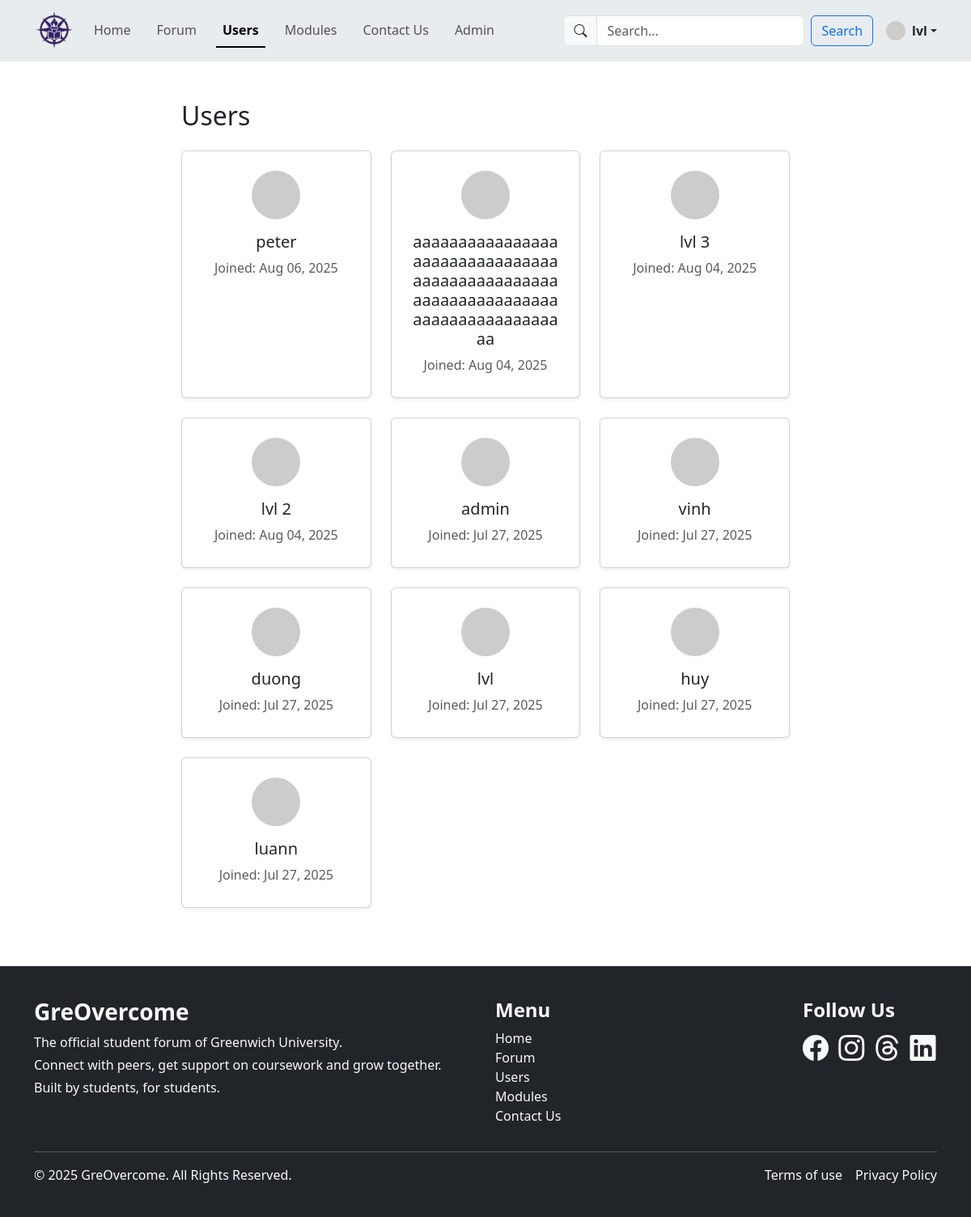
The page /coursework/user/users.php (signed in) on the database its author committed.
### tables this page shows
CREATE TABLE `user` (
  `id` int(11) NOT NULL,
  `name` varchar(255) NOT NULL,
  `email` varchar(255) NOT NULL,
  `password` varchar(255) NOT NULL,
  `created_at` datetime DEFAULT current_timestamp(),
  `bio` text DEFAULT NULL
);

### coursework/user/users.php (called while the page is built, shortened)
<?php
    include '../system/include/DatabaseConnection.php';
    include '../system/include/DatabaseFunction.php';
    try {
        $users = getAllUsers($pdo);
        include 'templates/public_users.html.php';
    } catch (PDOException $e) {
        $title = 'An error has occurred';
        $output = 'Database error: ' . $e ->getMessage();
    }
    include 'templates/public_layout.html.php';

### coursework/system/include/DatabaseFunction.php (called while the page is built, shortened)
<?php
    function query($pdo, $sql, $parameters = []) {
        $query = $pdo->prepare($sql);
        $query->execute($parameters);
        return $query;
    }
    function getAllUsers($pdo) {
        $query = "SELECT u.id, u.name, u.email, u.created_at, u.bio
                FROM user u
                ORDER BY u.created_at DESC";
        $allUsers = query($pdo, $query);
        return $allUsers->fetchAll();
    }

### coursework/user/templates/public_users.html.php (the view, shortened to what this page needs)
<div class="container pb-5">
  <h2 class="mb-4">Users</h2>
<div class="row row-cols-1 row-cols-sm-2 row-cols-md-3 row-cols-lg-3 g-4">
    <?php foreach ($users as $user): ?>
      <div class="col">
        <a href="tabs/users_tab/view_profile.php?id=<?= $user['id'] ?>" class="card-link text-decoration-none text-dark">
            <div class="card text-center h-100 shadow-sm p-4">
                <img src="https://ui-avatars.com/api/?name=<?= urlencode($user['name']) ?>&background=0d6efd&color=fff"
                    width="60"
                    height="60"
                    class="rounded-circle mx-auto mb-3"
                    alt="Avatar of <?= htmlspecialchars($user['name']) ?>">
                <h5 class="card-title"><?= htmlspecialchars($user['name']) ?></h5>
                <p class="text-muted mb-1">Joined: <?= date('M d, Y', strtotime($user['created_at'])) ?></p>
            </div>
        </a>
      </div>
    <?php endforeach; ?>
  </div>
</div>

### coursework/user/style.css (style rules this page uses)
html, body { margin: 0; padding: 0; overflow-x: hidden; }

### coursework/user/templates/public_layout.html.php (style rules this page uses)
html, body { height: 100%; }
body { display: flex; flex-direction: column; }

### coursework/user/templates/public_users.html.php (style rules this page uses)
.card-link .card { transition: box-shadow 0.3s ease, transform 0.2s ease; }

### rows shown on the page
user: name "peter", created_at "Aug 06, 2025"
user: name "aaaaaaaaaaaaaaaaaaaaaaaaaaaaaaaaaaaaaaaaaaaaaaaaaaaaaaaaaaaaaaaaaaaaaaaaaaaaaaaaaa", created_at "Aug 04, 2025"
user: name "lvl 3", created_at "Aug 04, 2025"
user: name "lvl 2", created_at "Aug 04, 2025"
user: name "admin", created_at "Jul 27, 2025"
user: name "vinh", created_at "Jul 27, 2025"
user: name "duong", created_at "Jul 27, 2025"
user: name "lvl", created_at "Jul 27, 2025"
user: name "huy", created_at "Jul 27, 2025"
user: name "luann", created_at "Jul 27, 2025"

### other values the page prints
$_SESSION['username'] "lvl"
